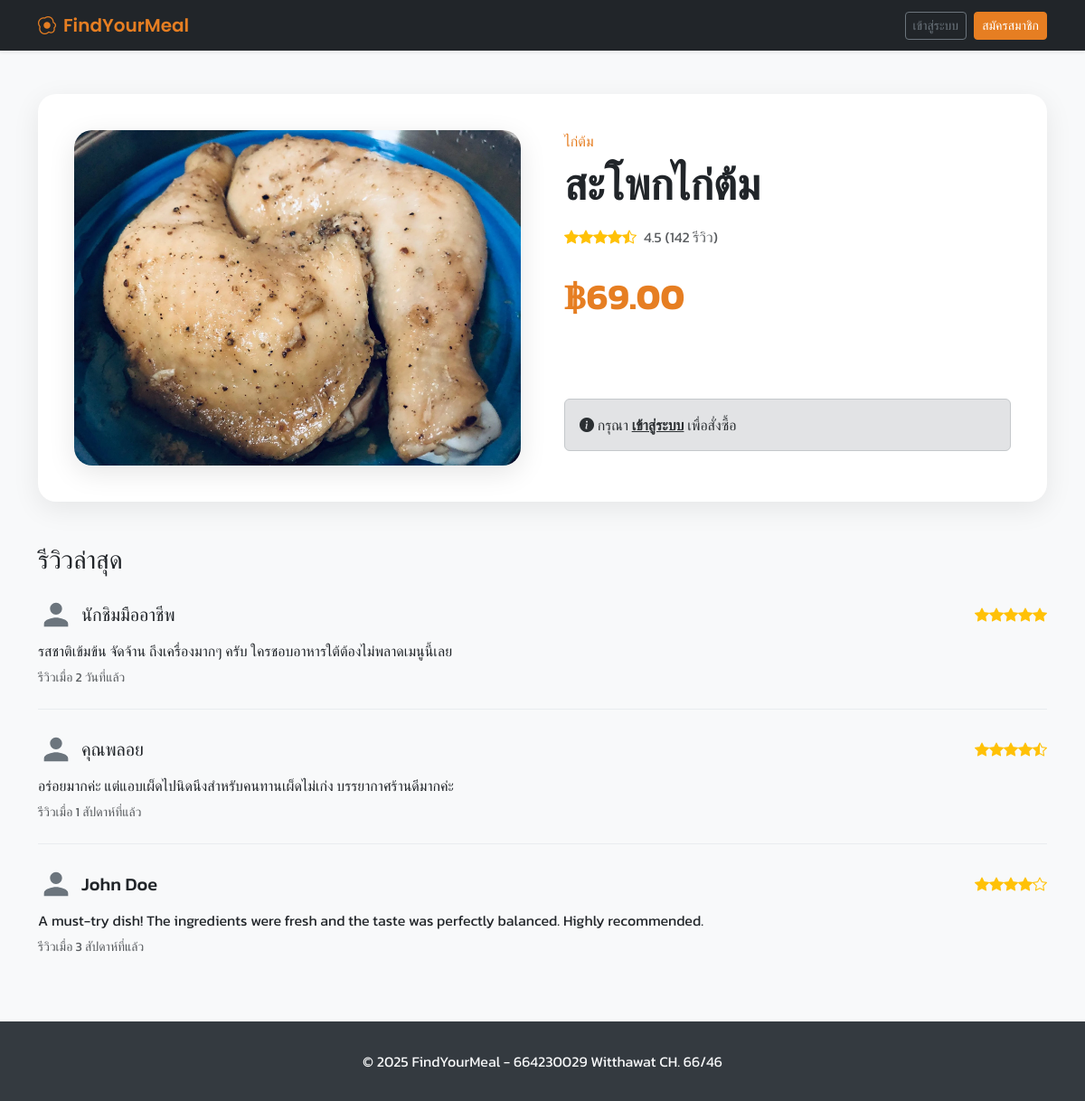
Page /online/product_detail.php?id=12 on the committed database.
### tables this page shows
CREATE TABLE `products` (
  `product_id` int(11) NOT NULL,
  `product_name` varchar(150) NOT NULL,
  `description` text DEFAULT NULL,
  `price` decimal(10,2) NOT NULL,
  `is_featured` tinyint(1) NOT NULL DEFAULT 0,
  `stock` int(11) DEFAULT 0,
  `category_id` int(11) DEFAULT NULL,
  `image_url` varchar(255) DEFAULT NULL,
  `created_at` timestamp NOT NULL DEFAULT current_timestamp()
);

CREATE TABLE `categories` (
  `category_id` int(11) NOT NULL,
  `category_name` varchar(100) NOT NULL
);

### online/product_detail.php (the view, shortened to what this page needs)
<?php
require_once 'config.php';
$product_id = $_GET['id'];
$stmt = $conn->prepare("SELECT p.*, c.category_name
FROM products p
LEFT JOIN categories c ON p.category_id = c.category_id
WHERE p.product_id = ?");
$stmt->execute([$product_id]);
$product = $stmt->fetch(PDO::FETCH_ASSOC);
?>
<!DOCTYPE html>
<html lang="th">
<head>
    <link href="https://cdn.jsdelivr.net/npm/bootstrap@5.3.2/dist/css/bootstrap.min.css" rel="stylesheet">
    <link rel="stylesheet" href="https://cdn.jsdelivr.net/npm/bootstrap-icons@1.11.3/font/bootstrap-icons.min.css">
</head>
<body class="d-flex flex-column min-vh-100">
    <?php require_once 'navbar.php'; ?>
    <div class="container my-5 flex-grow-1">
        <div class="details-card">
            <div class="row g-5">
                <div class="col-lg-6">
                    <?php
                        $placeholder_image = 'https://via.placeholder.com/600x400.png?text=Food+Image';
                        $product_image = !empty($product['image_url']) ? htmlspecialchars($product['image_url']) : $placeholder_image;
                    ?>
                    <img src="<?= $product_image ?>" class="product-image" alt="<?= htmlspecialchars($product['product_name']) ?>" onerror="this.onerror=null; this.src='<?= $placeholder_image ?>';">
                </div>
                <div class="col-lg-6 d-flex flex-column">
                    <div>
                        <p class="product-category mb-2"><?= htmlspecialchars($product['category_name']) ?></p>
                        <h1 class="product-title display-5 mb-3"><?= htmlspecialchars($product['product_name']) ?></h1>
                        <div class="d-flex align-items-center mb-3">
                            <div class="star-rating">
                                <i class="bi bi-star-fill"></i><i class="bi bi-star-fill"></i><i class="bi bi-star-fill"></i><i class="bi bi-star-fill"></i><i class="bi bi-star-half"></i>
                            </div>
                            <span class="text-muted ms-2">4.5 (142 รีวิว)</span>
                        </div>
                        <p class="product-price mb-4">฿<?= number_format($product['price'], 2) ?></p>
                    </div>
                    <div class="mt-auto">
                    <?php if ($isLoggedIn): ?>
                        <form action="cart.php" method="post">
                            <input type="hidden" name="product_id" value="<?= $product['product_id'] ?>">
                            <div class="d-flex align-items-center">
                                <div class="input-group quantity-input-group me-3">
                                    <button class="btn btn-outline-secondary" type="button" id="button-minus">-</button>
                                    <input type="number" name="quantity" id="quantity" class="form-control text-center" value="1" min="1" max="<?= (int)$product['stock'] ?>" required>
                                    <button class="btn btn-outline-secondary" type="button" id="button-plus">+</button>
                                </div>
                                <button type="submit" name="add_to_cart" class="btn btn-primary btn-lg flex-grow-1"><i class="bi bi-cart-plus-fill me-2"></i>เพิ่มลงตะกร้า</button>
                            </div>
                            <p class="text-muted mt-2"><small>มีในสต็อก: <?= htmlspecialchars($product['stock']) ?> ชิ้น</small></p>
                        </form>
                    <?php else: ?>
                        <div class="alert alert-secondary mt-3"><i class="bi bi-info-circle-fill"></i> กรุณา <a href="login.php" class="alert-link">เข้าสู่ระบบ</a> เพื่อสั่งซื้อ</div>
                    <?php endif; ?>
                    </div>
                </div>
            </div>
        </div>
        <div class="row mt-5">
            <div class="col-12">
                <h3 class="mb-4">รีวิวล่าสุด</h3>
                <div class="review-item">
                    <div class="d-flex align-items-center mb-2">
                        <img class="rounded-circle me-2" style="width: 40px; height: 40px; object-fit: cover;" alt="Reviewer">
                        <h5 class="mb-0">นักชิมมืออาชีพ</h5>
                        <div class="star-rating ms-auto">
                            <i class="bi bi-star-fill"></i><i class="bi bi-star-fill"></i><i class="bi bi-star-fill"></i><i class="bi bi-star-fill"></i><i class="bi bi-star-fill"></i>
                        </div>
                    </div>
                    <p class="mb-1">รสชาติเข้มข้น จัดจ้าน ถึงเครื่องมากๆ ครับ ใครชอบอาหารใต้ต้องไม่พลาดเมนูนี้เลย</p>
                    <small class="text-muted">รีวิวเมื่อ 2 วันที่แล้ว</small>
                </div>
                <div class="review-item">
                    <div class="d-flex align-items-center mb-2">
                        <img class="rounded-circle me-2" style="width: 40px; height: 40px; object-fit: cover;" alt="Reviewer">
                        <h5 class="mb-0">คุณพลอย</h5>
                        <div class="star-rating ms-auto">
                            <i class="bi bi-star-fill"></i><i class="bi bi-star-fill"></i><i class="bi bi-star-fill"></i><i class="bi bi-star-fill"></i><i class="bi bi-star-half"></i>
                        </div>
                    </div>
                    <p class="mb-1">อร่อยมากค่ะ แต่แอบเผ็ดไปนิดนึงสำหรับคนทานเผ็ดไม่เก่ง บรรยากาศร้านดีมากค่ะ</p>
                    <small class="text-muted">รีวิวเมื่อ 1 สัปดาห์ที่แล้ว</small>
                </div>
                 <div class="review-item">
                    <div class="d-flex align-items-center mb-2">
                        <img class="rounded-circle me-2" style="width: 40px; height: 40px; object-fit: cover;" alt="Reviewer">
                        <h5 class="mb-0">John Doe</h5>
                        <div class="star-rating ms-auto">
                            <i class="bi bi-star-fill"></i><i class="bi bi-star-fill"></i><i class="bi bi-star-fill"></i><i class="bi bi-star-fill"></i><i class="bi bi-star"></i>
                        </div>
                    </div>
                    <p class="mb-1">A must-try dish! The ingredients were fresh and the taste was perfectly balanced. Highly recommended.</p>
                    <small class="text-muted">รีวิวเมื่อ 3 สัปดาห์ที่แล้ว</small>
                </div>
            </div>
        </div>
    </div>
    <footer class="footer mt-auto">
        <div class="container text-center">
            <p class="mb-0">&copy; <?= date('Y') ?> FindYourMeal - 664230029 Witthawat CH. 66/46</p>
        </div>
    </footer>
</body>
</html>

### online/product_detail.php (style rules this page uses)
body { background-color: #F8F9FA; font-family: 'Kanit', 'Poppins', sans-serif; }
.product-image { width: 100%; aspect-ratio: 4 / 3; object-fit: cover; border-radius: 20px; box-shadow: 0 8px 30px rgba(0,0,0,0.1); }
.details-card { background-color: white; border-radius: 20px; padding: 2.5rem; box-shadow: 0 8px 30px rgba(0,0,0,0.08); }
.product-category { font-weight: 500; color: #E67E22; }
.product-title { font-weight: 700; }
.product-price { font-size: 2.5rem; font-weight: 700; color: #E67E22; }
.star-rating { color: #ffc107; }
.review-item { border-bottom: 1px solid #e9ecef; padding-bottom: 1.5rem; margin-bottom: 1.5rem; }
.review-item:last-child { border-bottom: none; margin-bottom: 0; }
.footer { background-color: #343a40; color: #f8f9fa; padding: 2rem 0; }

### rows in the picture
products: image_url (picture), category.category_name "ไก่ต้ม", product_name "สะโพกไก่ต้ม", price "69.00"
